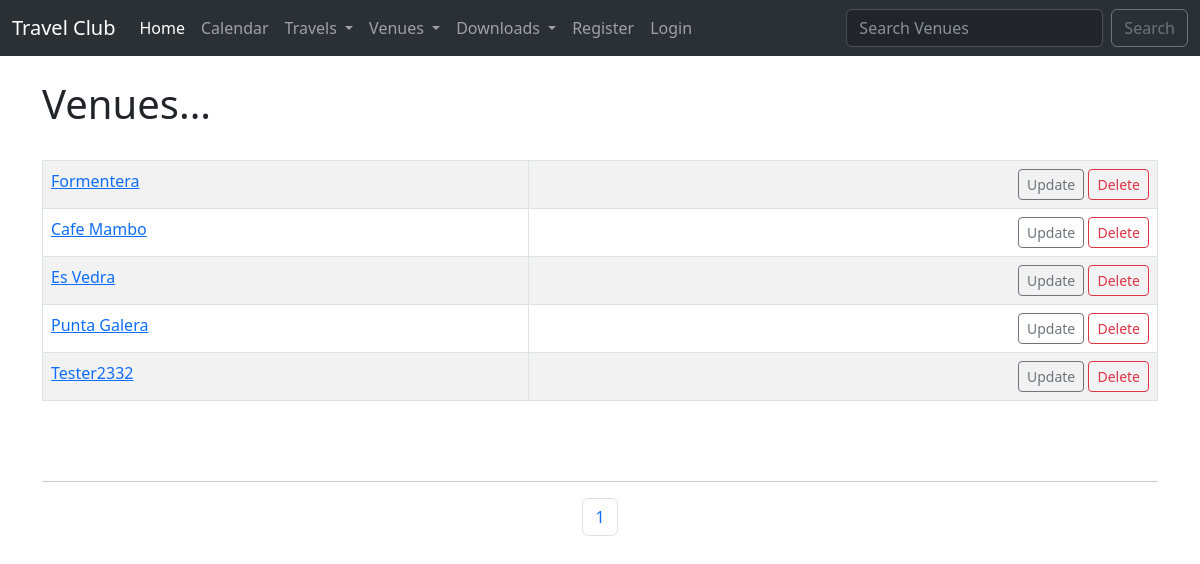
The page /list_venues on the database as committed earlier.
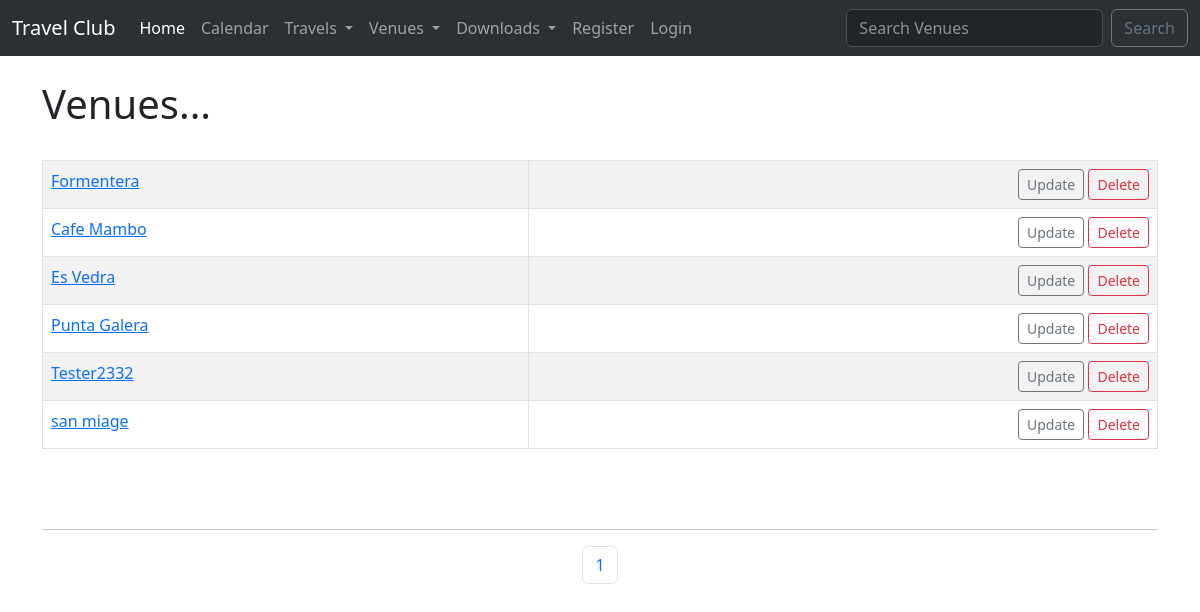
The same page on the database as committed later.
### travel/models.py (models this page shows)
class Venue(models.Model):
    name = models.CharField('Venue Name', max_length=120)
    address = models.CharField(max_length=300)
    zip_code = models.CharField('Zip Code', max_length=15)
    phone = models.CharField('Contact Phone', max_length=25, blank=True)
    web = models.URLField('Website Address', blank=True)
    email_address = models.EmailField('Email', blank=True)
    def __str__(self):
        return self.name

### travel/views.py (the view)
# urls.py: path('list_venues', views.list_venues, name='list-venues'),
def list_venues(request):
    venue_list = Venue.objects.all()
    p = Paginator(Venue.objects.all(), 8)
    page = request.GET.get('page')
    venues = p.get_page(page)
    nums = 'a' * venues.paginator.num_pages
    return render(request, 'travel/venue.html', {'venue_list': venue_list, 'venues': venues, 'nums': nums})

### travel/templates/travel/venue.html (shortened to what this page needs)
{% extends 'travel/base.html' %}
{% block content %}
<h1>Venues...</h1>
<br>
<table class="table table-striped table-hover table-bordered">
{% for venue in venues %}
<tr>
    <td>
        <a href="{% url 'show-venue' venue.id %}">{{ venue }}</a> <br>
    </td>
    <td align="right">
        <a href="{% url 'update-venue' venue.id %}" class="btn btn-outline-secondary btn-sm">Update</a>
        <a href="{% url 'delete-venue' venue.id %}" class="btn btn-outline-danger btn-sm">Delete</a>
    </td>
</tr>
{% endfor %}
</table>
<br><br><hr>
<nav aria-label="Page navigation example">
    <ul class="pagination justify-content-center">
  {% for i in nums %}
      <li class="page-item"><a class="page-link" href="?page={{ forloop.counter }}">{{ forloop.counter }}</a></li>
  {% endfor %}
   </ul>
  </nav>
  <br/>
{% endblock %}

### travel/templates/travel/base.html (shortened to what this page needs)
<!doctype html>
<html lang="en">
  <head>
    <link href="https://cdn.jsdelivr.net/npm/bootstrap@5.3.0-alpha1/dist/css/bootstrap.min.css" rel="stylesheet">
  </head>
  <body>
    {% include 'travel/navbar.html' %}
<br>
<div class="container">
    {% block content %}
    {% endblock %}
</div>
  </body>
</html>

### travel/templates/travel/navbar.html (shortened to what this page needs)
<nav class="navbar  navbar-expand-lg bg-body-tertiary" data-bs-theme="dark">
    <div class="container-fluid">
      <a class="navbar-brand" href="{% url 'home' %}">Travel Club</a>
      <div class="collapse navbar-collapse" id="navbarSupportedContent">
        <ul class="navbar-nav me-auto mb-2 mb-lg-0">
          <li class="nav-item">
            <a class="nav-link active" aria-current="page" href="#">Home</a>
          </li>
          <li class="nav-item">
            <a class="nav-link" href="{% url 'home' %}">Calendar</a>
          </li>
          <li class="nav-item dropdown">
            <a class="nav-link dropdown-toggle" href="#" role="button" data-bs-toggle="dropdown" aria-expanded="false">
              Travels
            </a>
          </li>
          <li class="nav-item dropdown">
            <a class="nav-link dropdown-toggle" href="#" role="button" data-bs-toggle="dropdown" aria-expanded="false">
              Venues
            </a>
          </li>
          <li class="nav-item dropdown">
            <a class="nav-link dropdown-toggle" href="#" role="button" data-bs-toggle="dropdown" aria-expanded="false">
              Downloads
            </a>
          </li>
          {% if user.is_authenticated %}
          <li class="nav-item">
            <a class="nav-link" href="{% url 'logout' %}">Logout</a>
          </li>
          {% else %}
          <li class="nav-item">
            <a class="nav-link" href="{% url 'register_user' %}">Register</a>
          </li>
          <li class="nav-item">
            <a class="nav-link" href="{% url 'login' %}">Login</a>
          </li>
          {% endif %}
        </ul>
        <form class="d-flex" role="search" method=POST action="{% url 'search-venues' %}">
          <input class="form-control me-2 bg-dark" type="search" placeholder="Search Venues" aria-label="Search" name="searched">
          <button class="btn btn-outline-secondary" type="submit">Search</button>
        </form>
      </div>
    </div>
  </nav>

Rows that differ between the two databases and show on the page:
added Venue: name "san miage"
